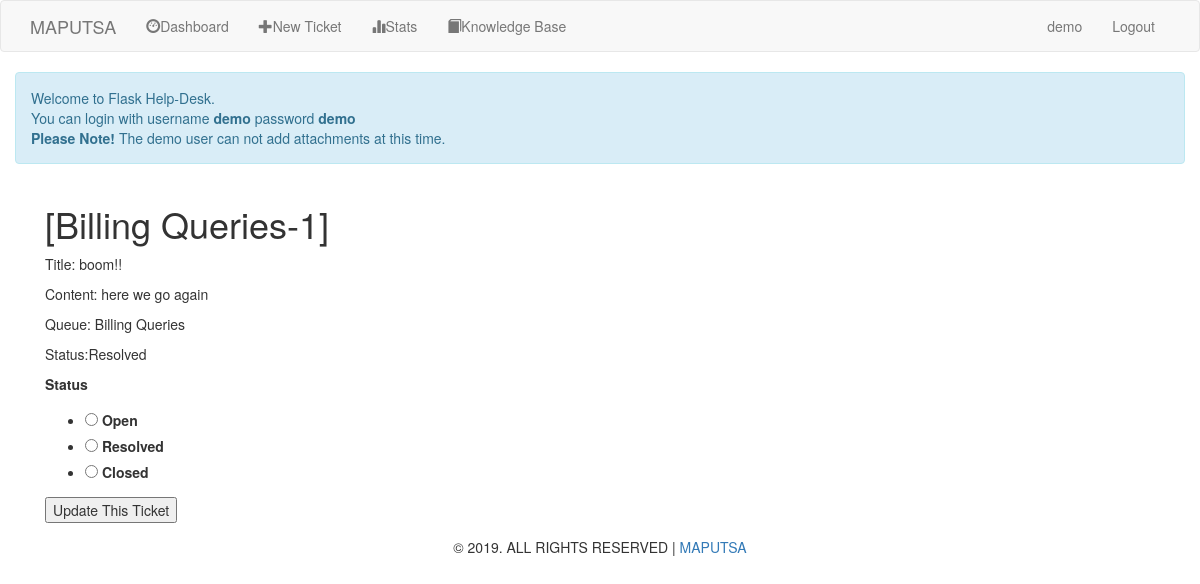
/each/1 (signed in), run on the app's committed database.
### app/models.py (models this page shows, shortened)
class User(UserMixin, db.Model):
    id = db.Column(db.Integer, primary_key=True)
    username = db.Column(db.String(64), index=True, unique=True)
    email = db.Column(db.String(120), index=True, unique=True)
    password_hash = db.Column(db.String(128))
    posts = db.relationship('Post', backref='author', lazy='dynamic')
    about_me = db.Column(db.String(140))

class SearchableMixin(object):
    @classmethod
    def search(cls, expression, page, per_page):
        ids, total = query_index(cls.__tablename__, expression, page, per_page)
        if total == 0:
            return cls.query.filter_by(id=0), 0
        when = []
        for i in range(len(ids)):
            when.append((ids[i], i))
        return cls.query.filter(cls.id.in_(ids)).order_by(
            db.case(when, values=cls.id)), total

class Ticket(SearchableMixin, db.Model):
    __searchable__ = ['email', 'title', 'content']
    id = db.Column(db.Integer, primary_key=True)
    name = db.Column(db.String(80))
    sender_id = db.Column(db.Integer, db.ForeignKey('user.id'))
    title = db.Column(db.String(120), db.ForeignKey('user.username'))
    content = db.Column(db.String(300))
    file = db.Column(db.String, default=None, nullable=True)
    department = db.Column(db.String)
    due_date = db.Column(db.DateTime, default=None)
    priority = db.Column(db.String)
    timestamp = db.Column(db.DateTime, index=True, default=datetime.utcnow)
    status = db.Column(db.String, default='Open')
    email = db.Column(db.String)
    data = db.Column(db.LargeBinary)

### app/routes.py (the view)
@app.route('/each/<id>', methods=['GET', 'POST'])
@login_required
def each(id):
    point = Ticket.query.filter_by(id=id).first_or_404()
    form = Status()
    if form.validate_on_submit():
        point.status = form.status.data
        db.session.commit()
        flash('Ticket updated successfully')
        return redirect(url_for('stats'))
    return render_template('each.html', point=point, form=form)

### app/forms.py
class Status(FlaskForm):
    status = RadioField('Status', choices=[('Open', 'Open'), ('Resolved', 'Resolved'), ('Closed', 'Closed')])
    submit = SubmitField('Update This Ticket')

### app/models.py (called while the page is built)
@login.user_loader
def load_user(id):
    return User.query.get(int(id))

### app/templates/each.html (shortened to what this page needs)
{% extends 'layout.html' %}
{% block app_content %}
<div class="container">
    <h1>[{{ point.department }}-{{ point.id }}]</h1>
    <div>
        <p>Title: {{ point.title }}</p>
    <p>Content: {{ point.content }}</p>
    <p>Queue: {{ point.department }}</p>
    <p>Status:{{ point.status  }}</p>
    </div>
     <form action="" method="post" action="{{ url_for('update') }}">
        <p>
            {{ form.status.label }}<br>
            {{ form.status() }}
        </p>
        <p>
            {{ form.submit() }}
        </p>
 </form>
</div>
{% endblock %}

### app/templates/layout.html (shortened to what this page needs)
<html>
{% extends 'bootstrap/base.html' %}
    {% block navbar %}
    <link rel="stylesheet" type="text/css" href="{{ url_for('static', filename='style.css') }}">
        <nav class="navbar navbar-default rr">
             <div class="container">
                   <div class="navbar-header">
                            <a class="navbar-brand" href="{{ url_for('index') }}">MAPUTSA</a>
                   </div>
                    <div class="collapse navbar-collapse" id="bs-example-navbar-collapse-1">
                        <ul class="nav navbar-nav">
                            <li><a href="{{ url_for('dashboard') }}"><span class="glyphicon glyphicon-dashboard"></span>Dashboard</a></li>
                                <li><a href="{{ url_for('tickets') }}"><span class="glyphicon glyphicon-plus"></span>New Ticket</a></li>
                                <li><a href="{{ url_for('stats') }}"><span class="glyphicon glyphicon-stats"></span>Stats</a></li>
                                <li><a href="{{ url_for('kb') }}"><span class="glyphicon glyphicon-book"></span>Knowledge Base </a></li>
                        </ul>
                            <ul class="nav navbar-nav navbar-right">
                                {% if current_user.is_anonymous %}
                                 <li><a href="{{ url_for('login') }}">Login</a></li>
                                {% else %}
                                 <li><a href="{{ url_for('user', username=current_user.username) }}">{{ current_user.username }}</a></li>
                                  <li><a href="{{ url_for('logout') }}">Logout</a></li>
                                {% endif %}
                            </ul>
                    </div>
            </div>
        </nav>
        <div class="alert container alert-info">
            <p>Welcome to Flask Help-Desk. <br>
            You can login with username <strong>demo</strong> password <strong>demo</strong></p>
            <strong>Please Note!</strong> The demo user can not add attachments at this time.
        </div>
    {% endblock %}
    {% block content %}
    <div class="container">
        {% block app_content %}{% endblock %}
    </div>
</body>
<footer class="page-footer font-small blue fixed-bottom">
    <div class="footer-copyright text-center py-3">&copy; <script>document.write(new Date().getFullYear())</script>. ALL RIGHTS RESERVED | <a href="https://www.facebook.com/tauraivmaputsa.valentine">MAPUTSA</a></div>
</footer>
</html>
{% endblock %}

### data on the page
User: username "demo"
Ticket: department "Billing Queries", id "1", title "boom!!", content "here we go again", status "Resolved"
